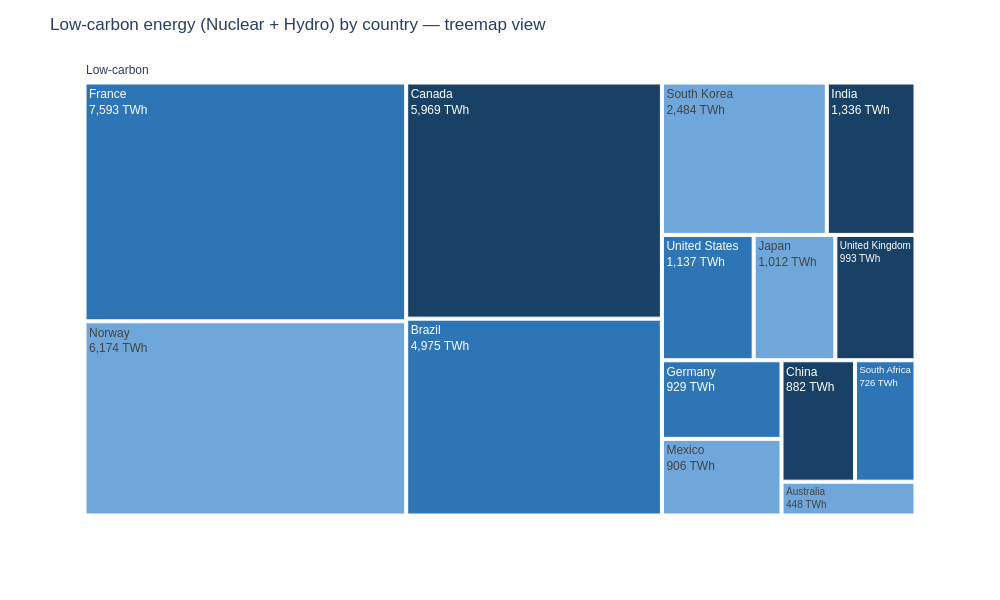
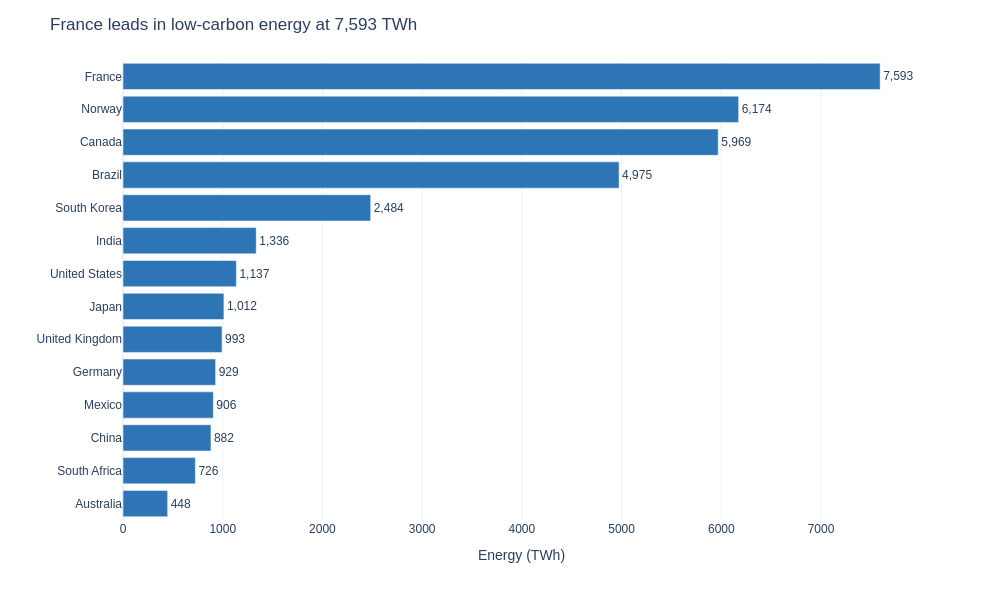

Notebook code for these charts, in order:
### Markdown cell above
## Task 2 — Treemap vs bar: low-carbon energy by country

**What to build:** Build **both** a treemap and a horizontal bar chart showing total low-carbon TWh (Nuclear + Hydro) per country. Then answer the question in a markdown cell below.

**Requirements:**
- Filter to `Source_Type == 'Low-carbon'` and aggregate TWh by country
- Treemap: single-level `path=['All', 'Country']` with a dummy root node labelled `'Low-carbon'`
- Bar chart: sorted by TWh, horizontal orientation, CVD-safe colour
- Both charts show TWh values, not percentages
- Insight title on the bar chart naming the leading country

### Code cell
# Task 2 — charts
# YOUR CODE HERE
# Filter to low-carbon sources and aggregate by country
df_lowcarbon = df.loc[df['Source_Type'] == 'Low-carbon']
lowcarbon_by_country = df_lowcarbon.groupby('Country')['TWh'].sum().reset_index()

# Sort by TWh to find the leader
lowcarbon_by_country = lowcarbon_by_country.sort_values('TWh', ascending=False)
top_country = lowcarbon_by_country.iloc[0]['Country']
top_twh = lowcarbon_by_country.iloc[0]['TWh']

# --- Treemap ---
# Add dummy root node for single-level hierarchy
lowcarbon_by_country['All'] = 'Low-carbon'

fig_tree = px.treemap(
    lowcarbon_by_country,
    path=['All', 'Country'],
    values='TWh',
    color_discrete_sequence=['#2E75B6'],
    height=600, width=1000,
    template='plotly_white'
)

fig_tree.update_traces(
    textinfo='label+value',
    texttemplate='%{label}<br>%{value:,.0f} TWh',
    hovertemplate='<b>%{label}</b><br>%{value:,.0f} TWh'
)

fig_tree.update_layout(
    title='Low-carbon energy (Nuclear + Hydro) by country — treemap view',
    font=dict(family='Arial', size=12),
)

fig_tree.show()

# --- Horizontal Bar Chart ---
fig_bar = px.bar(
    lowcarbon_by_country,
    x='TWh', y='Country',
    orientation='h',
    color_discrete_sequence=['#2E75B6'],
    labels={'TWh': 'Energy (TWh)'},
    height=600, width=1000,
    template='plotly_white'
)

fig_bar.update_traces(
    texttemplate='%{x:,.0f}',
    textposition='outside',
)

fig_bar.update_layout(
    title=f'{top_country} leads in low-carbon energy at {top_twh:,.0f} TWh',
    font=dict(family='Arial', size=12),
    yaxis=dict(title='', autorange='reversed'),  # reversed to show highest at top
    xaxis=dict(title='Energy (TWh)'),
    showlegend=False
)

fig_bar.show()

### Figure 1 — Plotly figure (JSON) as saved in the notebook; plotly's stock layout.template omitted (floating-point values rounded to 4 significant figures)
{"data": [{"branchvalues": "total", "domain": {"x": [0, 1], "y": [0, 1]}, "hovertemplate": "<b>%{label}</b><br>%{value:,.0f} TWh", "ids": ["Low-carbon/France", "Low-carbon/Norway", "Low-carbon/Canada", "Low-carbon/Brazil", "Low-carbon/South Korea", "Low-carbon/India", "Low-carbon/United States", "Low-carbon/Japan", "Low-carbon/United Kingdom", "Low-carbon/Germany", "Low-carbon/Mexico", "Low-carbon/China", "Low-carbon/South Africa", "Low-carbon/Australia", "Low-carbon"], "labels": ["France", "Norway", "Canada", "Brazil", "South Korea", "India", "United States", "Japan", "United Kingdom", "Germany", "Mexico", "China", "South Africa", "Australia", "Low-carbon"], "name": "", "parents": ["Low-carbon", "Low-carbon", "Low-carbon", "Low-carbon", "Low-carbon", "Low-carbon", "Low-carbon", "Low-carbon", "Low-carbon", "Low-carbon", "Low-carbon", "Low-carbon", "Low-carbon", "Low-carbon", ""], "textinfo": "label+value", "texttemplate": "%{label}<br>%{value:,.0f} TWh", "type": "treemap", "values": [7593.0, 6174.0, 5969.0, 4975.0, 2484.0, 1336.0, 1137.0, 1012.0, 993.0, 929.0, 906.0, 882.0, 726.0, 448.0, 35560.0]}], "layout": {"font": {"family": "Arial", "size": 12}, "height": 600, "legend": {"tracegroupgap": 0}, "margin": {"t": 60}, "title": {"text": "Low-carbon energy (Nuclear + Hydro) by country — treemap view"}, "treemapcolorway": ["#2E75B6"], "width": 1000}}

### Figure 2 — Plotly figure (JSON) as saved in the notebook; plotly's stock layout.template omitted (floating-point values rounded to 4 significant figures)
{"data": [{"hovertemplate": "Energy (TWh)=%{x}<br>Country=%{y}<extra></extra>", "legendgroup": "", "marker": {"color": "#2E75B6", "pattern": {"shape": ""}}, "name": "", "orientation": "h", "showlegend": false, "textposition": "outside", "texttemplate": "%{x:,.0f}", "type": "bar", "x": [7593.0, 6174.0, 5969.0, 4975.0, 2484.0, 1336.0, 1137.0, 1012.0, 993.0, 929.0, 906.0, 882.0, 726.0, 448.0], "xaxis": "x", "y": ["France", "Norway", "Canada", "Brazil", "South Korea", "India", "United States", "Japan", "United Kingdom", "Germany", "Mexico", "China", "South Africa", "Australia"], "yaxis": "y"}], "layout": {"barmode": "relative", "font": {"family": "Arial", "size": 12}, "height": 600, "legend": {"tracegroupgap": 0}, "margin": {"t": 60}, "showlegend": false, "title": {"text": "France leads in low-carbon energy at 7,593 TWh"}, "width": 1000, "xaxis": {"anchor": "y", "domain": [0, 1], "title": {"text": "Energy (TWh)"}}, "yaxis": {"anchor": "x", "autorange": "reversed", "domain": [0, 1], "title": {"text": ""}}}}
